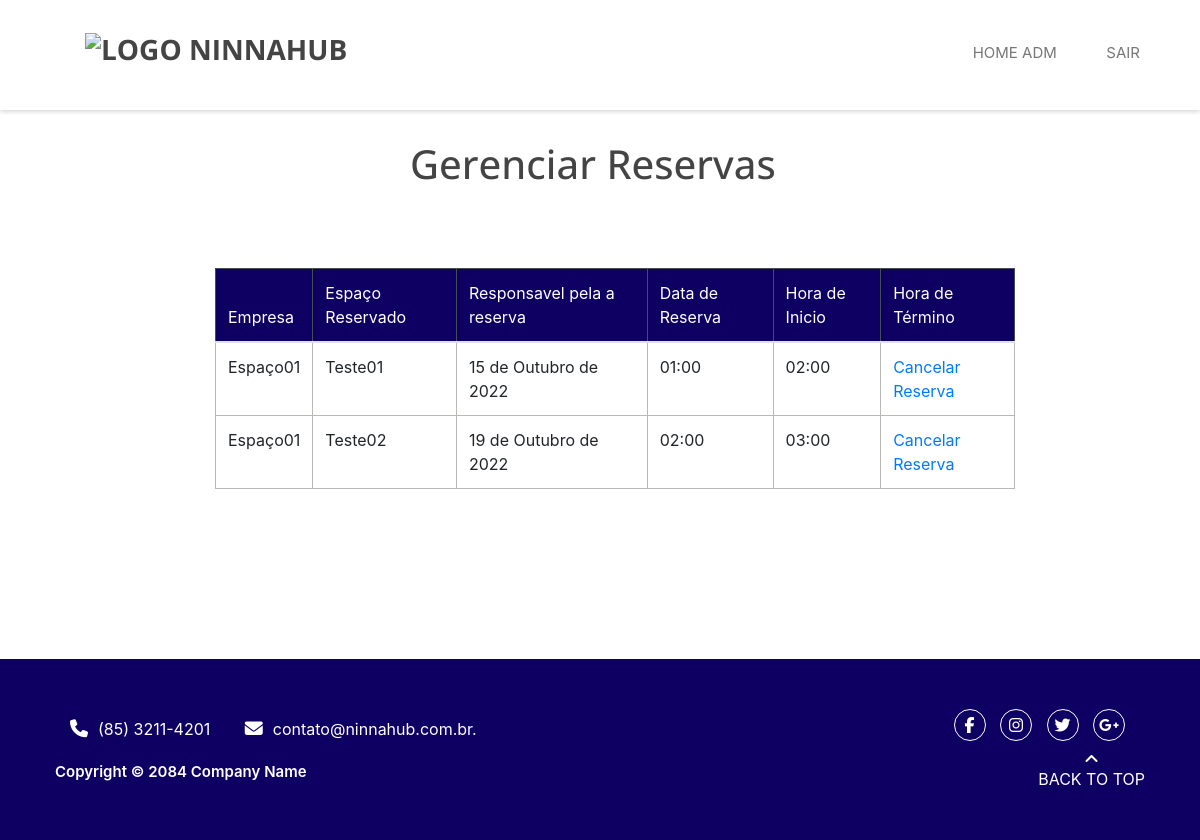
/adm/gerenciar_reserva/ (signed in), run on an earlier commit of the app's database.
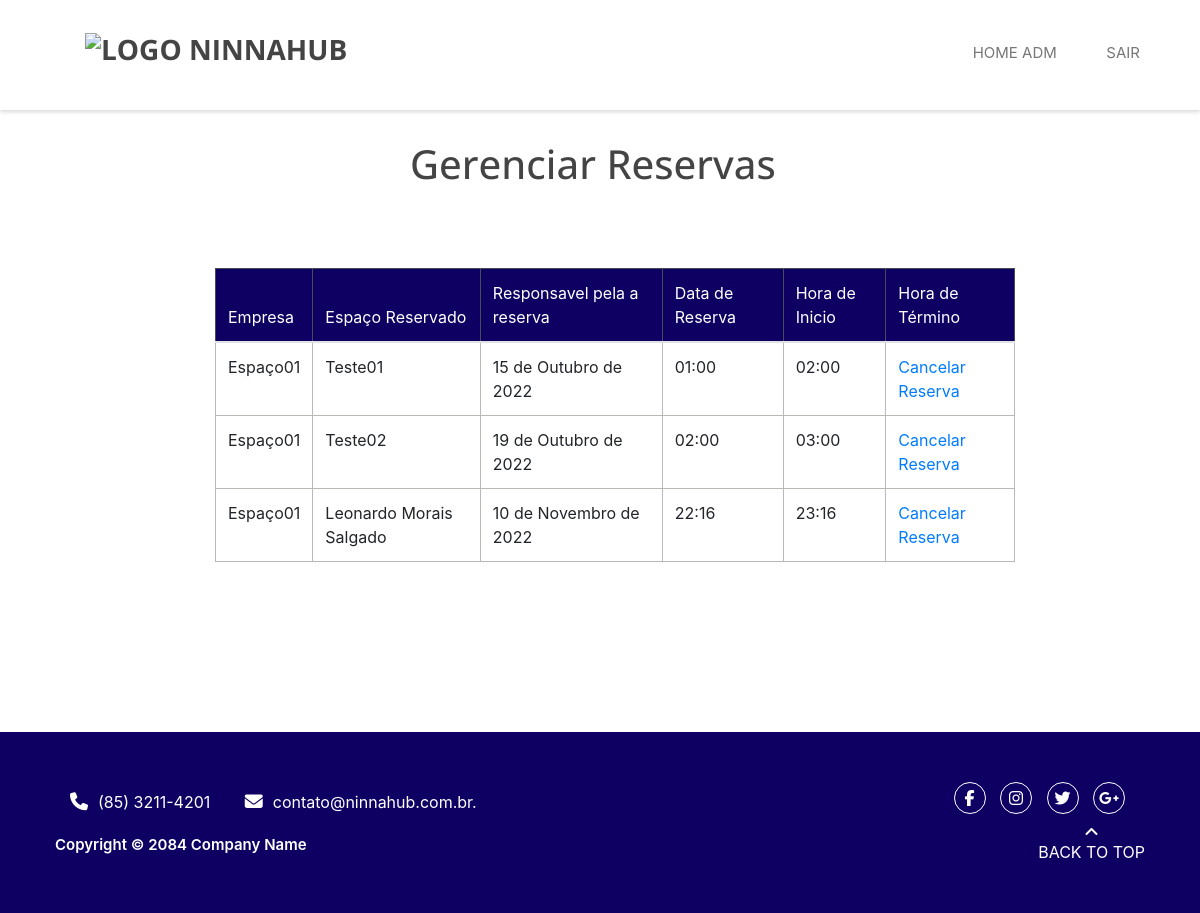
And on a later commit of the database.
### reserva/models.py (models this page shows, shortened)
class Registro(models.Model):
    MANTENEDOR_CHOICES = (
        ('Mantenedor', 'Mantenedor'),
        ('Residente Startup', 'Residente Startup'),
        ('Time Operacional', 'Time Operacional'),
    )
    EVENTO_CHOICES = (
        ('Espaço01', 'Espaço01'),
        ('Espaço02', 'Espaço02'),
        ('Espaço03', 'Espaço03'),
    )
    agente = models.CharField(max_length=30)
    mantenedor = models.CharField(max_length=30, choices=MANTENEDOR_CHOICES)
    empresa = models.CharField(max_length=30)
    email = models.EmailField(max_length=254)
    telefone = models.CharField(max_length=30)
    cpf = CPFField('cpf')
    cnpj = CNPJField('CNPJ')
    nome_evento = models.CharField(max_length=300)
    descricao = models.TextField(max_length=1000)
    lista_participantes = models.FileField(upload_to='lista_participantes/%Y/%m/%d/', blank=True)
    espacos = models.CharField(max_length=30, choices=EVENTO_CHOICES, default='Espaço01')
    data_reserva = models.DateField()
    hora_inicio = models.TimeField()
    hora_fim = models.TimeField()
    confirmacao_email = models.BooleanField(default=False)

### administrador/views.py (the view)
# urls.py: path('gerenciar_reserva/', views.gerenciar_reserva, name='gerenciar_reserva'),
@login_required(login_url='/adm/login')
def gerenciar_reserva(request):
    registro = {'registro': Registro.objects.all()}
    return render(request, 'gerenciar_reserva.html', registro)

### administrador/templates/gerenciar_reserva.html (shortened to what this page needs)
{% extends 'base.html' %}
{% load static %}
{% block 'body' %}
{% include 'partials/_navbar-adm.html' %}
<main class="main-gerenciar-reserva">
    <h1 class="h1-gerenciar">Gerenciar Reservas</h1>
    <table class="table">
        <thead class="table-dark">
          <tr>
            <th>Empresa</th>
            <th>Espaço Reservado</th>
            <th>Responsavel pela a reserva</th>
            <th>Data de Reserva</th>
            <th>Hora de Inicio</th>
            <th>Hora de Término</th>
          </tr>
        </thead>
        <tbody>
        {%for registro in registro %}
            <tr class="borda-table">
                <td>{{registro.espacos}}</td>
                <td>{{registro.agente}}</td>
                <td>{{registro.data_reserva}}</td>
                <td>{{registro.hora_inicio}}</td>
                <td>{{registro.hora_fim}}</td>
                <td><a href="">Cancelar Reserva</a></td>
            </tr>
            {%endfor%}
        </tbody>
      </table>
</main>
   {% include 'partials/_footer.html' %}
{% endblock %}

What changed in the data, as far as the page shows it:
added Registro: espacos "Espaço01", agente "Leonardo Morais Salgado", data_reserva "10 de Novembro de 2022", hora_inicio "22:16", hora_fim "23:16"
